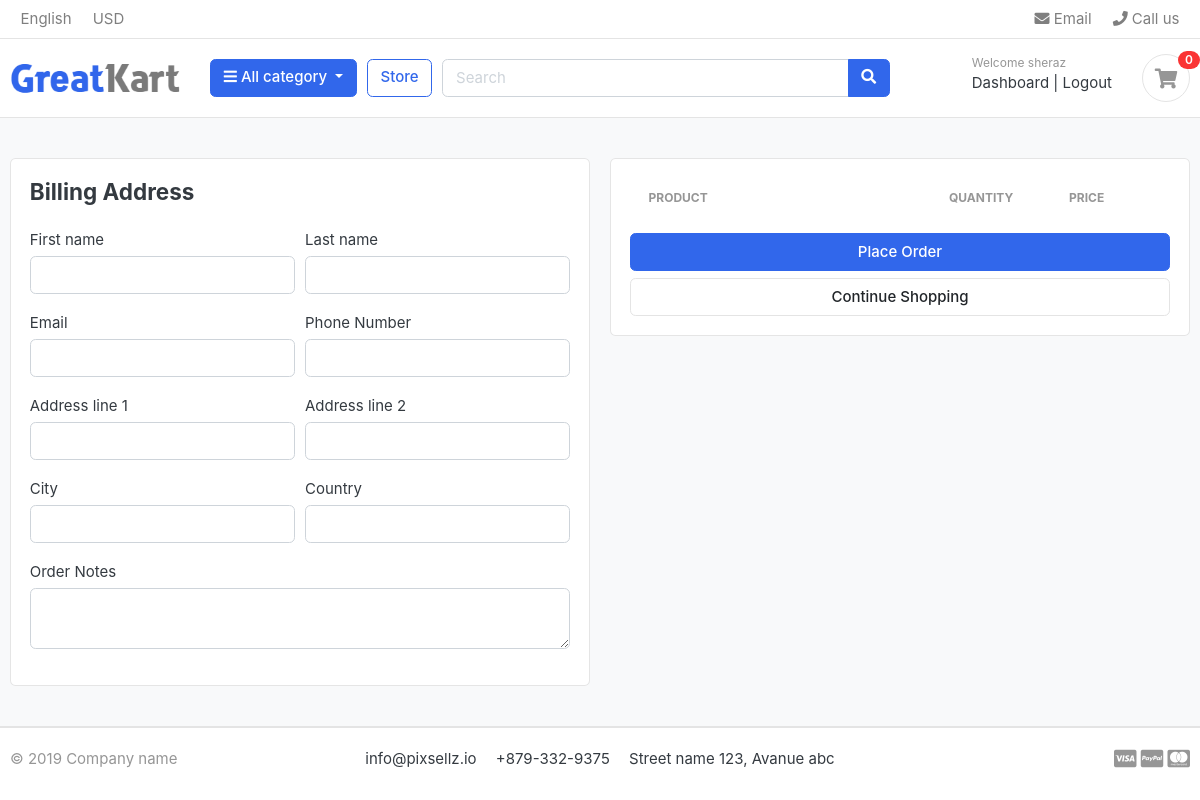
The page /cart/checkout/ (signed in) on the database as committed earlier.
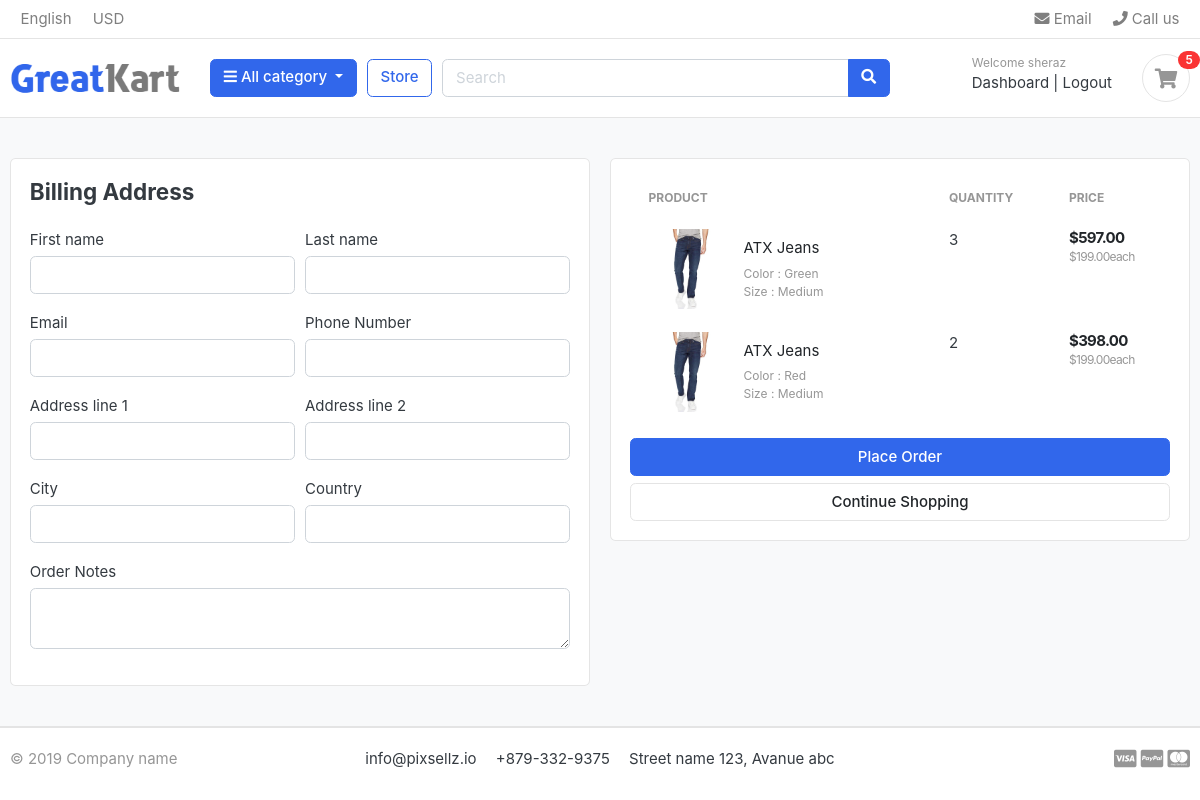
The same page on the database as committed later.
### carts/models.py (models this page shows, shortened)
class CartItem(models.Model):
    user = models.ForeignKey(Account, on_delete=models.CASCADE, null=True, blank=True)
    product = models.ForeignKey(Product,on_delete=models.CASCADE)
    variations = models.ManyToManyField(Variation,blank=True)
    cart = models.ForeignKey(Cart,on_delete=models.CASCADE, null=True)
    quantity = models.IntegerField()
    is_active = models.BooleanField(default=True)
    def sub_total(self):
        return self.product.price * self.quantity

### store/models.py (models this page shows, shortened)
class Product(models.Model):
    product_name    = models.CharField(max_length=200, unique=True)
    slug            = models.SlugField(max_length=200, unique=True)
    description     = models.TextField(max_length=500, blank=True)
    price           = models.DecimalField(max_digits=10, decimal_places=2)
    image           = models.ImageField(upload_to='photos/products')
    stock           = models.PositiveIntegerField()
    is_available    = models.BooleanField(default=True)
    category        = models.ForeignKey(Category, on_delete=models.CASCADE, related_name='products')
    created_date    = models.DateTimeField(auto_now_add=True)
    modified_date   = models.DateTimeField(auto_now=True)
    def get_url(self):
        return reverse('product_detail',args=[self.category.slug,self.slug])

class Variation(models.Model):
    product            = models.ForeignKey(Product,on_delete=models.CASCADE)
    variation_category = models.CharField(max_length=100,choices=variation_category_choice)
    variation_value    = models.CharField(max_length=100)
    is_active          = models.BooleanField(default=True)
    created_date       = models.DateTimeField(auto_now=True)
    objects = VariationManagar()

### carts/views.py (the view)
# urls.py: path('checkout/',views.checkout, name='checkout'),
@login_required(login_url='login')
def checkout(request, total=0, quantity=0, cart_items=None):
    tax = 0
    grand_total = 0
    cart_items = []
    try:
        if request.user.is_authenticated:
            cart_items = CartItem.objects.filter(user=request.user, is_active=True)
        else:
            cart = Cart.objects.get(cart_id=_cart_id(request))
            cart_items = CartItem.objects.filter(cart=cart, is_active=True)
        for cart_item in cart_items:
            total += cart_item.product.price * cart_item.quantity
            quantity += cart_item.quantity
        tax = (2 * total) / 100
        grand_total = total + tax
    except ObjectDoesNotExist:
        pass
    context = {
        "total": total,
        "quantity": quantity,
        "cart_items": cart_items,
        "tax": tax,
        "grand_total": grand_total
    }
    return render(request, 'store/checkout.html', context)

### carts/context_processers.py (called while the page is built)
def counter(request):
    cart_count = 0
    if 'admin' in request.path:
        return {}
    else:
        try:
            cart = Cart.objects.filter(cart_id = _cart_id(request))
            if request.user.is_authenticated:
                cart_items = CartItem.objects.all().filter(user=request.user)
            else:
                cart_items = CartItem.objects.all().filter(cart=cart[:1])
            for cart_item in cart_items:
                cart_count += cart_item.quantity
        except Cart.DoesNotExist:
            cart_count = 0
    return dict(cart_count=cart_count)

### carts/views.py (called while the page is built)
def _cart_id(request):
    cart = request.session.session_key
    if not cart:
        request.session.create()
        cart = request.session.session_key
    return cart

### category/context_processers.py (called while the page is built)
def menu_links(request):
    links = Category.objects.all()
    return dict(links= links)

### category/models.py (called while the page is built)
    def get_url(self):
        return reverse('products_by_category',args=[self.slug])

### templates/store/checkout.html (shortened to what this page needs)
{% extends "base.html" %}
{% load static %}
{% block content %}
<section class="section-content padding-y bg">
<div class="container">
<div class="row">
	<aside class="col-lg-6">
<div class="card">
<div class="card-body">
    <h4 class="card-title mb-4">Billing Address</h4>
    <form action="" method="POST">
    <div class="form-row">
        <div class="form-group col-md-6">
            <label>First name</label>
            <input type="text" name="first_name" class="form-control" required>
        </div>
        <div class="form-group col-md-6">
            <label>Last name</label>
            <input type="text" name="last_name" class="form-control" required>
        </div>
    </div>
    <div class="form-row">
        <div class="form-group col-md-6">
            <label>Email</label>
            <input type="email" name="email" class="form-control" required>
        </div>
        <div class="form-group col-md-6">
            <label>Phone Number</label>
            <input type="text" name="phone_number" class="form-control" required>
        </div>
    </div>
    <div class="form-row">
        <div class="form-group col-md-6">
            <label>Address line 1</label>
            <input type="text" name="address_line_1" class="form-control" required>
        </div>
        <div class="form-group col-md-6">
            <label>Address line 2</label>
            <input type="text" name="address_line_2" class="form-control">
        </div>
    </div>
    <div class="form-row">
        <div class="form-group col-md-6">
            <label>City</label>
            <input type="text" name="city" class="form-control" required>
        </div>
        <div class="form-group col-md-6">
            <label>Country</label>
            <input type="text" name="country" class="form-control" required>
        </div>
    </div>
    <div class="form-group">
        <label>Order Notes</label>
        <textarea name="order_note" rows="2" class="form-control"></textarea>
    </div>
</div>
</div>
	</aside>
	<aside class="col-lg-6">
		<div class="card">
		<div class="card-body">
            <table class="table table-borderless table-shopping-cart">
<thead class="text-muted">
<tr class="small text-uppercase">
  <th scope="col">Product</th>
  <th scope="col" width="120">Quantity</th>
  <th scope="col" width="120">Price</th>
</tr>
</thead>
<tbody>
{% for cart_item in cart_items %}
<tr>
	<td>
		<figure class="itemside align-items-center">
			<div class="aside"><img src="{{ cart_item.product.image.url }}" class="img-sm"></div>
			<figcaption class="info">
				<a href="{{ cart_item.product.get_url }}" class="title text-dark">{{ cart_item.product.product_name }}</a>
				<p class="text-muted small">
					{% if cart_item.variations.all %}
						{% for item in cart_item.variations.all %}
							{{ item.variation_category | capfirst }} : {{ item.variation_value | capfirst  }} <br>
						{% endfor %}
					{% endif %}
				</p>
			</figcaption>
		</figure>
	</td>
	<td>
        <label for="">{{ cart_item.quantity }}</label>
	</td>
	<td>
		<div class="price-wrap">
			<var class="price">${{ cart_item.sub_total }}</var>
			<small class="text-muted"> ${{ cart_item.product.price }}each </small>
		</div>
	</td>
</tr>
{% endfor %}
</tbody>
</table>
            <button type="submit" name="submit" class="btn btn-primary btn-block"> Place Order </button>
			<a href="{% url "store" %}" class="btn btn-light btn-block">Continue Shopping</a>
		</div>
		</div>
</aside>
</div>
</div>
</section>
{% endblock content %}

### templates/includes/navbar.html (shortened to what this page needs)
{% load static %}
<header class="section-header">
<nav class="navbar p-md-0 navbar-expand-sm navbar-light border-bottom">
<div class="container">
  <div class="collapse navbar-collapse" id="navbarTop4">
    <ul class="navbar-nav mr-auto">
    	<li class="nav-item dropdown">
		 	<a href="#" class="nav-link">   English </a>
		</li>
		<li class="nav-item dropdown">
			<a href="#" class="nav-link"> USD </a>
		</li>
    </ul>
    <ul class="navbar-nav">
		<li><a href="#" class="nav-link"> <i class="fa fa-envelope"></i> Email </a></li>
		<li><a href="#" class="nav-link"> <i class="fa fa-phone"></i> Call us </a></li>
	</ul>
  </div>
</div>
</nav>
<section class="header-main border-bottom">
	<div class="container">
<div class="row align-items-center">
	<div class="col-lg-2 col-md-3 col-6">
		<a href="{% url 'home' %}" class="brand-wrap">
			<img class="logo" src="{% static "./images/logo.png" %}">
		</a>
	</div>
	<div class="col-lg col-sm col-md col-6 flex-grow-0">
		<div class="category-wrap dropdown d-inline-block float-right">
			<button type="button" class="btn btn-primary dropdown-toggle" data-toggle="dropdown">
				<i class="fa fa-bars"></i> All category
			</button>
		</div>
	</div>
	<a href="{% url 'store' %}" class="btn btn-outline-primary">Store</a>
	<div class="col-lg  col-md-6 col-sm-12 col">
		<form action="{% url "search" %}" class="search" method="GET">
			<div class="input-group w-100">
			    <input type="text" class="form-control" style="width:60%;" placeholder="Search" name="keyword">
			    <div class="input-group-append">
			      <button class="btn btn-primary" type="submit">
			        <i class="fa fa-search"></i>
			      </button>
			    </div>
		    </div>
		</form>
	</div>
	<div class="col-lg-3 col-sm-6 col-8 order-2 order-lg-3">
				<div class="d-flex justify-content-end mb-3 mb-lg-0">
					{% if user.id is None %}
					<div class="widget-header">
						<small class="title text-muted">Welcome guest!</small>
						<div>
							<a href="{% url "login" %}">Sign in</a> <span class="dark-transp"> | </span>
							<a href="{% url "register" %}"> Register</a>
						</div>
					{% else %}
					<div class="widget-header">
						<small class="title text-muted">Welcome {{ user.first_name }}</small>
						<div>
							<a href="{% url "dashboard" %}">Dashboard</a> <span class="dark-transp"> | </span>
							<a href="{% url "logout" %}"> Logout</a>
						</div>
					{% endif %}
					</div>
					<a href="{% url "cart" %}" class="widget-header pl-3 ml-3">
						<div class="icon icon-sm rounded-circle border"><i class="fa fa-shopping-cart"></i></div>
						<span class="badge badge-pill badge-danger notify">{{cart_count}}</span>
					</a>
				</div>
			</div>
</div>
	</div>
</section>
</header>

Rows that differ between the two databases and show on the page:
added CartItem: product.image (picture), product.product_name "ATX Jeans", quantity "3", sub_total "597.00", product.price "199.00"
now on this page (row unchanged): Variation: variation_category "Color", variation_value "Green", shown under "ATX Jeans"
now on this page (row unchanged): Variation: variation_category "Size", variation_value "Medium"
added CartItem: product.image (picture), product.product_name "ATX Jeans", quantity "2", sub_total "398.00", product.price "199.00"
now on this page (row unchanged): Variation: variation_category "Color", variation_value "Red", shown under "ATX Jeans"
Other text that changed with them:
{{ cart_count }}: "0" → "5"
